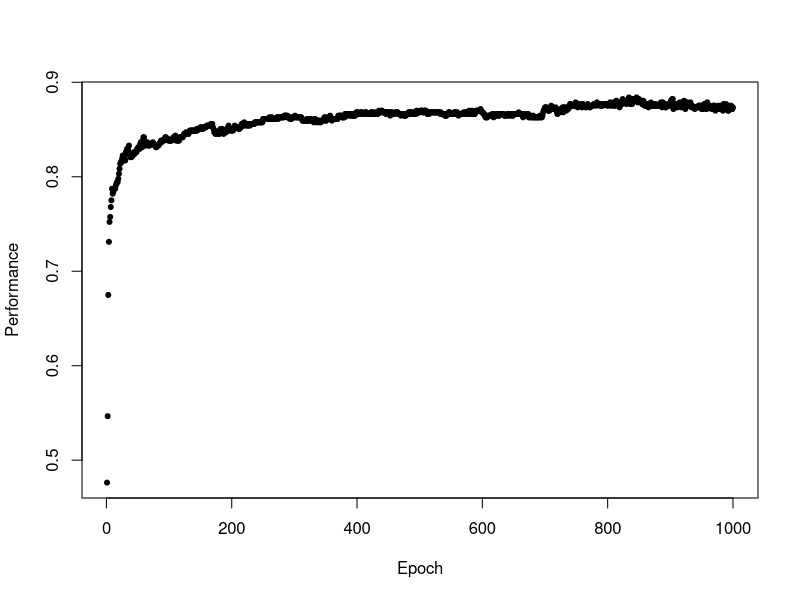
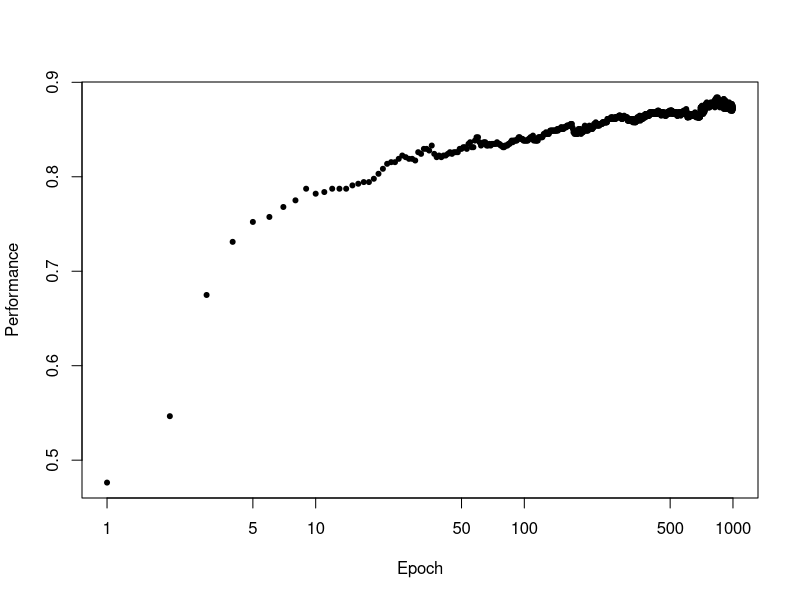

The R source for these figures, in order:
setwd("C:\\Users\\galde\\OneDrive\\Documents\\TitanicPredictionPytorch")
file.exists("performance.xlsx")
library(readxl)
performance = read_excel(path = 'performance.xlsx', range="B1:C1001")
plot(performance, pch = 20)
plot(performance, log="x", pch = 20)
